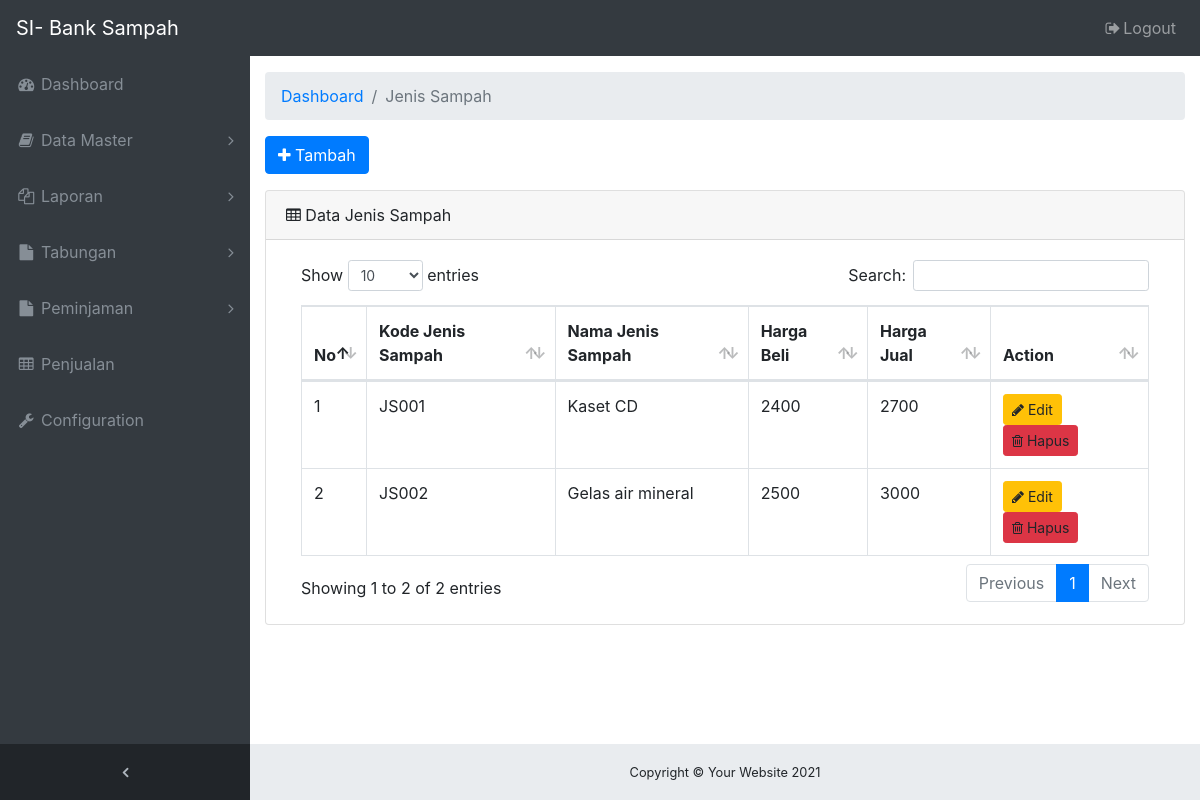
The page /ADMIN/menu-jenis-sampah.php (signed in) on the database its author committed.
### tables this page shows
CREATE TABLE `tb_jenis_sampah` (
  `id_jenis_sampah` int(11) NOT NULL,
  `kode_jenis_sampah` varchar(10) NOT NULL,
  `nama_jenis` varchar(30) NOT NULL,
  `harga_beli` int(11) NOT NULL,
  `harga_jual` int(11) NOT NULL
);

### ADMIN/menu-jenis-sampah.php (the view, shortened to what this page needs)
<!DOCTYPE html>
<html lang="en">
<head>
  <link href="vendor/bootstrap/css/bootstrap.min.css" rel="stylesheet">
  <link href="vendor/font-awesome/css/font-awesome.min.css" rel="stylesheet" type="text/css">
  <link href="vendor/datatables/dataTables.bootstrap4.css" rel="stylesheet">
  <link href="css/sb-admin.css" rel="stylesheet">
  <?php include 'navbar.php'; ?>
</head>
<body class="fixed-nav sticky-footer bg-dark" id="page-top">
  <div class="content-wrapper">
    <div class="container-fluid">
      <ol class="breadcrumb">
        <li class="breadcrumb-item">
          <a href="index.php">Dashboard</a>
        </li>
        <li class="breadcrumb-item active">Jenis Sampah</li>
      </ol>
      <div class="form-group">
        <a href="form-tambah-jenis.php" class="btn btn-primary"><i class="fa fa-plus"></i> Tambah</a>
      </div>
      <div class="card mb-3">
        <div class="card-header">
          <i class="fa fa-table"></i> Data Jenis Sampah</div>
        <div class="card-body">
          <div class="table-responsive">
            <table class="table table-bordered" id="dataTable" width="100%" cellspacing="0">
              <thead>
                <tr>
                  <th>No</th>
                  <th>Kode Jenis Sampah</th>
                  <th>Nama Jenis Sampah</th>
                  <th>Harga Beli</th>
                  <th>Harga Jual</th>
                  <th>Action</th>
                </tr>
              </thead>
              <tbody>
                <?php
                include('koneksi_db.php');
                $result = mysqli_query($koneksi,"SELECT * FROM tb_jenis_sampah");
                $nomor = 1;
                ?>
                <?php
                  while($data = mysqli_fetch_array($result)) {
                    echo "<tr>";
                    echo "<td>".$nomor++."</td>";
                    echo "<td>".$data['kode_jenis_sampah']."</td>";
                    echo "<td>".$data['nama_jenis']."</td>";
                    echo "<td>".$data['harga_beli']."</td>";
                    echo "<td>".$data['harga_jual']."</td>";
                    echo "<td>
                         <a href='form-edit-jenis.php?id=".$data['id_jenis_sampah']."' class = 'btn btn-warning btn-sm'><i class='fa fa-pencil'></i> Edit</a>
                          <a data-href='proses-hapus-jenis.php?id=".$data['id_jenis_sampah']."' class = 'btn btn-danger btn-sm' data-toggle='modal' data-target='#konfirmasi_hapus'><i class='fa fa-trash-o'></i> Hapus</a>
                          </td>";
                    echo "</tr>";
                  }
                 ?>
              </tbody>
            </table>
          </div>
        </div>
      </div>
    </div>
    <?php include 'footer.php'; ?>
  </div>
</body>
</html>

### ADMIN/css/sb-admin.css (style rules this page uses)
html { position: relative; min-height: 100%; }
body { overflow-x: hidden; }
body.sticky-footer { margin-bottom: 56px; }
body.sticky-footer .content-wrapper { min-height: calc(100vh - 56px - 56px); }
body.fixed-nav { padding-top: 56px; }
.content-wrapper { min-height: calc(100vh - 56px); padding-top: 1rem; }
.content-wrapper { overflow-x: hidden; background: white; }
@media (min-width: 992px) { .content-wrapper { margin-left: 250px; } }

### rows shown on the page
tb_jenis_sampah: kode_jenis_sampah "JS001", nama_jenis "Kaset CD", harga_beli "2400", harga_jual "2700"
tb_jenis_sampah: kode_jenis_sampah "JS002", nama_jenis "Gelas air mineral", harga_beli "2500", harga_jual "3000"
